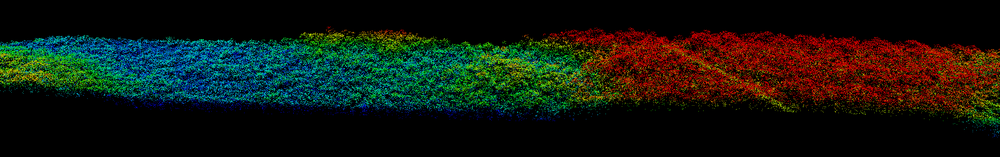
#> input picture images/transect1.png, 1000 x 157 px, shrunk from 1893 x 297 before the run
$ python img2las.py ../images/transect1.png --leftmostx 1.0 --topmosty 1.0   (Python 2 division)
#> lines starting #> are read from the running program, lines starting #| are printed output that depends on the picture
# -*- coding: utf-8 -*-
import sys
import os
import cv2
import numpy as np
from matplotlib import pyplot as plt
import argparse
import random
# D:\CCST\Software\img2lidar\img\ebablog.png -x 807000 -y 9710000 -zf (z>0) -xr 0.5 -yr 0.5 -zr 0.20 -mz 100 -bz 100 -bxy 1 -d 5
parser = argparse.ArgumentParser(description="Convert image to LiDAR (txt) file.")
parser.add_argument("inputfname", type=str,
    help = "Image to process.")
parser.add_argument("-x", "--leftmostx", type=float, required = True,
    help = "leftmost X UTM coordinate")
parser.add_argument("-y", "--topmosty", type=float, required = True,
    help = "topmost Y UTM coordinate")
parser.add_argument("-xr", type=float, default = 1.0,
    help = "X ratio")
parser.add_argument("-d", "--density", type=int, default = 1,
    help = "Increase point density")
parser.add_argument("-yr", type=float, default = 1.0,
    help = "Y ratio")
parser.add_argument("-zr", type=float, default = 1.0,
    help = "Z ratio")
parser.add_argument("-bxy", "--blurrxy", type=float, default = 0.0,
    help = "Blurr in z")
parser.add_argument("-bz", "--blurrz", type=float, default = 0.0,
    help = "Blurr in z")
parser.add_argument("-mz", "--minz", type=float, default = 0.0,
    help = "Minimum Z")
parser.add_argument("-zf", "--zfilter", type=str, default = None,
    help = "Expression to supress points based in Z dmension")

parser.add_argument("-v","--verbose",help = "Show intermediate messages.")
args = parser.parse_args()

if not os.path.exists(args.inputfname):
    print "ERROR: Input file doesn't exists: {0}.\r\n".format(args.inputfname)
    parser.print_help()
    sys.exit(1)

image = cv2.imread(args.inputfname)
#> image is the input picture: shape (157, 1000, 3); mean B, G, R 14.7, 23.4, 18.7
if args.verbose:
    cv2.imshow("Original", image)
image = cv2.cvtColor(image, cv2.COLOR_BGR2GRAY)
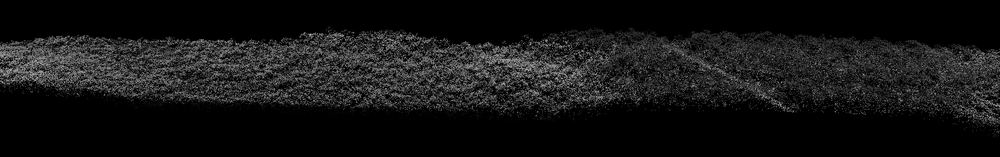
#> image: shape (157, 1000); min 0, max 193, mean 21

if args.verbose:
    cv2.imshow("BW", image)
    cv2.waitKey(0)
    cv2.destroyAllWindows()

    hist = cv2.calcHist([image],[0],None,[16],[0,256])
    counts, bins, bars = plt.hist(hist,bins=16)
    plt.title("Histogram")
    plt.show()
    cv2.waitKey(0)
    cv2.destroyAllWindows()

imgH = image.shape[0] - 1
#> imgH = 156
imgW = image.shape[1] - 1
#> imgW = 999

#xratio=400.0/imgH
#yratio=200.0/imgW

f=open(os.path.splitext(args.inputfname)[0]+".txt","w")

xi=args.leftmostx
yi=args.topmosty

xratio=args.xr
yratio=args.yr
zratio=args.zr
blurrxy=args.blurrxy
blurrz=args.blurrz
minz=args.minz
zfilter=args.zfilter
random.seed()
added=0
for k in range(args.density):
    for i in range(imgH):
       for j in range(imgW):
           z=image[i,j]
           if zfilter != None and eval(zfilter):
               continue
           x=xi+j*xratio+random.random()*blurrxy
           y=yi-i*yratio+random.random()*blurrxy
           z=z*zratio+random.random()*blurrz + minz
           f.write("{0} {1} {2}\r\n".format(x,y,z))
           added+=1
           if (added % 10000) == 0:
               print(added)
#> after the loop, added = 155844
'''
       if image[i,j] == 0:
          z=image[i,j]*zratio+random.random()*50 + 100
          f.write("{0} {1} {2}\r\n".format(x,y,z))
          z=image[i,j]*zratio+random.random()*50 + 100
          f.write("{0} {1} {2}\r\n".format(x+0.1,y-0.1,z))
          z=image[i,j]*zratio+random.random()*50 + 100
          f.write("{0} {1} {2}\r\n".format(x-0.1,y+0.1,z))
'''

f.close()
